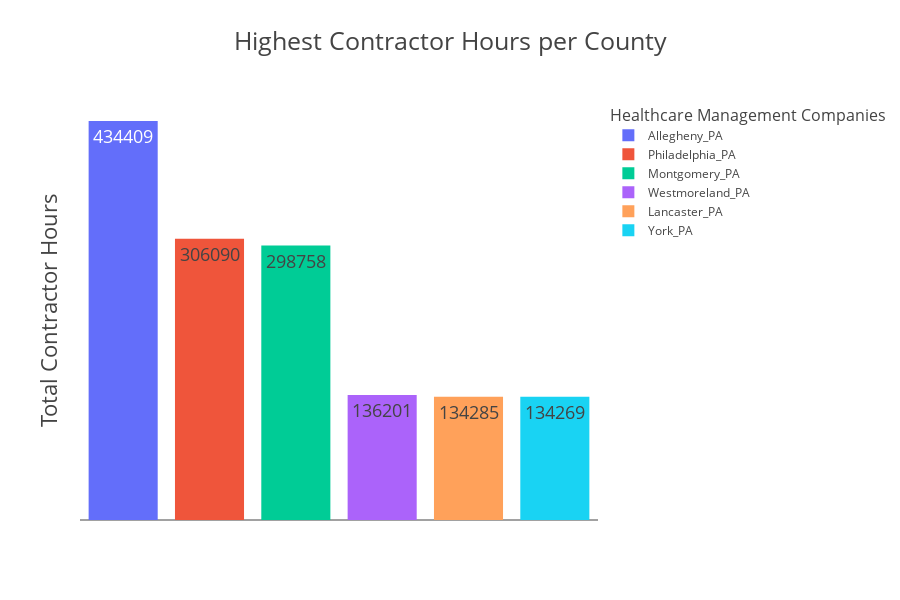

Notebook cell for this chart:
### Code cell
viz_df = state_df.groupby(['county_state'], as_index=False).agg(totalcontractorhours = ('totalcontractorhours','sum'),
                                                                totalproviders=('provider','nunique'),
                                                                percentagecontractorhours = ('percentagecontractorhours', 'mean'),
                                                                RegisteredNurseDON = ('rndonhours_ctr','sum'),
                                                                RegisteredNurseAdmin = ('rnadminhours_ctr','sum'),
                                                                LicensedPractionerNurseAdmin =('lpnadminhours_ctr','sum'),
                                                                LicensedPractionerNurse = ('lpnhours_ctr', 'sum'),
                                                                CertifiedNursingAssistant = ('cnahours_ctr', 'sum'),
                                                                NurseInTraining = ('nurseintraininghours_ctr','sum'),
                                                                MedAide = ('medaidehours_ctr','sum'),
                                                                contractorhoursperresident = ('contractorhoursperresident','mean')).nlargest(6,'totalcontractorhours')

figure=px.bar(viz_df,x="county_state",y='totalcontractorhours',
             title=f'Highest Contractor Hours per County',
             height=600,color=viz_df['county_state'],
             text = round(viz_df['totalcontractorhours']),
             hover_data = {'totalproviders':True,'percentagecontractorhours':True}
              )

#Update the plot

figure.update_xaxes(title='',tickvals=[])
figure.update_yaxes(title='Total Contractor Hours', tickvals=[])
figure.update_layout(
    legend = dict(
        title =dict(text='Healthcare Management Companies',font = dict(size = 16)),
        font = dict(size = 12)),
        template = 'presentation')

### Figure 1 — Plotly figure (JSON) as saved in the notebook; plotly's stock layout.template omitted (floating-point values rounded to 4 significant figures)
{"data": [{"alignmentgroup": "True", "customdata": [[35, 29.84]], "hovertemplate": "county_state=%{x}<br>totalcontractorhours=%{y}<br>text=%{text}<br>totalproviders=%{customdata[0]}<br>percentagecontractorhours=%{customdata[1]}<extra></extra>", "legendgroup": "Allegheny_PA", "marker": {"color": "#636efa", "pattern": {"shape": ""}}, "name": "Allegheny_PA", "offsetgroup": "Allegheny_PA", "orientation": "v", "showlegend": true, "text": [434409], "textposition": "auto", "type": "bar", "x": ["Allegheny_PA"], "xaxis": "x", "y": [434400.0], "yaxis": "y"}, {"alignmentgroup": "True", "customdata": [[28, 22.76]], "hovertemplate": "county_state=%{x}<br>totalcontractorhours=%{y}<br>text=%{text}<br>totalproviders=%{customdata[0]}<br>percentagecontractorhours=%{customdata[1]}<extra></extra>", "legendgroup": "Philadelphia_PA", "marker": {"color": "#EF553B", "pattern": {"shape": ""}}, "name": "Philadelphia_PA", "offsetgroup": "Philadelphia_PA", "orientation": "v", "showlegend": true, "text": [306090], "textposition": "auto", "type": "bar", "x": ["Philadelphia_PA"], "xaxis": "x", "y": [306100.0], "yaxis": "y"}, {"alignmentgroup": "True", "customdata": [[27, 27.4]], "hovertemplate": "county_state=%{x}<br>totalcontractorhours=%{y}<br>text=%{text}<br>totalproviders=%{customdata[0]}<br>percentagecontractorhours=%{customdata[1]}<extra></extra>", "legendgroup": "Montgomery_PA", "marker": {"color": "#00cc96", "pattern": {"shape": ""}}, "name": "Montgomery_PA", "offsetgroup": "Montgomery_PA", "orientation": "v", "showlegend": true, "text": [298758], "textposition": "auto", "type": "bar", "x": ["Montgomery_PA"], "xaxis": "x", "y": [298800.0], "yaxis": "y"}, {"alignmentgroup": "True", "customdata": [[13, 28.26]], "hovertemplate": "county_state=%{x}<br>totalcontractorhours=%{y}<br>text=%{text}<br>totalproviders=%{customdata[0]}<br>percentagecontractorhours=%{customdata[1]}<extra></extra>", "legendgroup": "Westmoreland_PA", "marker": {"color": "#ab63fa", "pattern": {"shape": ""}}, "name": "Westmoreland_PA", "offsetgroup": "Westmoreland_PA", "orientation": "v", "showlegend": true, "text": [136201], "textposition": "auto", "type": "bar", "x": ["Westmoreland_PA"], "xaxis": "x", "y": [136200.0], "yaxis": "y"}, {"alignmentgroup": "True", "customdata": [[13, 27.88]], "hovertemplate": "county_state=%{x}<br>totalcontractorhours=%{y}<br>text=%{text}<br>totalproviders=%{customdata[0]}<br>percentagecontractorhours=%{customdata[1]}<extra></extra>", "legendgroup": "Lancaster_PA", "marker": {"color": "#FFA15A", "pattern": {"shape": ""}}, "name": "Lancaster_PA", "offsetgroup": "Lancaster_PA", "orientation": "v", "showlegend": true, "text": [134285], "textposition": "auto", "type": "bar", "x": ["Lancaster_PA"], "xaxis": "x", "y": [134300.0], "yaxis": "y"}, {"alignmentgroup": "True", "customdata": [[7, 29.88]], "hovertemplate": "county_state=%{x}<br>totalcontractorhours=%{y}<br>text=%{text}<br>totalproviders=%{customdata[0]}<br>percentagecontractorhours=%{customdata[1]}<extra></extra>", "legendgroup": "York_PA", "marker": {"color": "#19d3f3", "pattern": {"shape": ""}}, "name": "York_PA", "offsetgroup": "York_PA", "orientation": "v", "showlegend": true, "text": [134269], "textposition": "auto", "type": "bar", "x": ["York_PA"], "xaxis": "x", "y": [134300.0], "yaxis": "y"}], "layout": {"barmode": "relative", "height": 600, "legend": {"font": {"size": 12}, "title": {"font": {"size": 16}, "text": "Healthcare Management Companies"}, "tracegroupgap": 0}, "title": {"text": "Highest Contractor Hours per County"}, "xaxis": {"anchor": "y", "categoryarray": ["Allegheny_PA", "Philadelphia_PA", "Montgomery_PA", "Westmoreland_PA", "Lancaster_PA", "York_PA"], "categoryorder": "array", "domain": [0, 1], "tickvals": [], "title": {"text": ""}}, "yaxis": {"anchor": "x", "domain": [0, 1], "tickvals": [], "title": {"text": "Total Contractor Hours"}}}}
